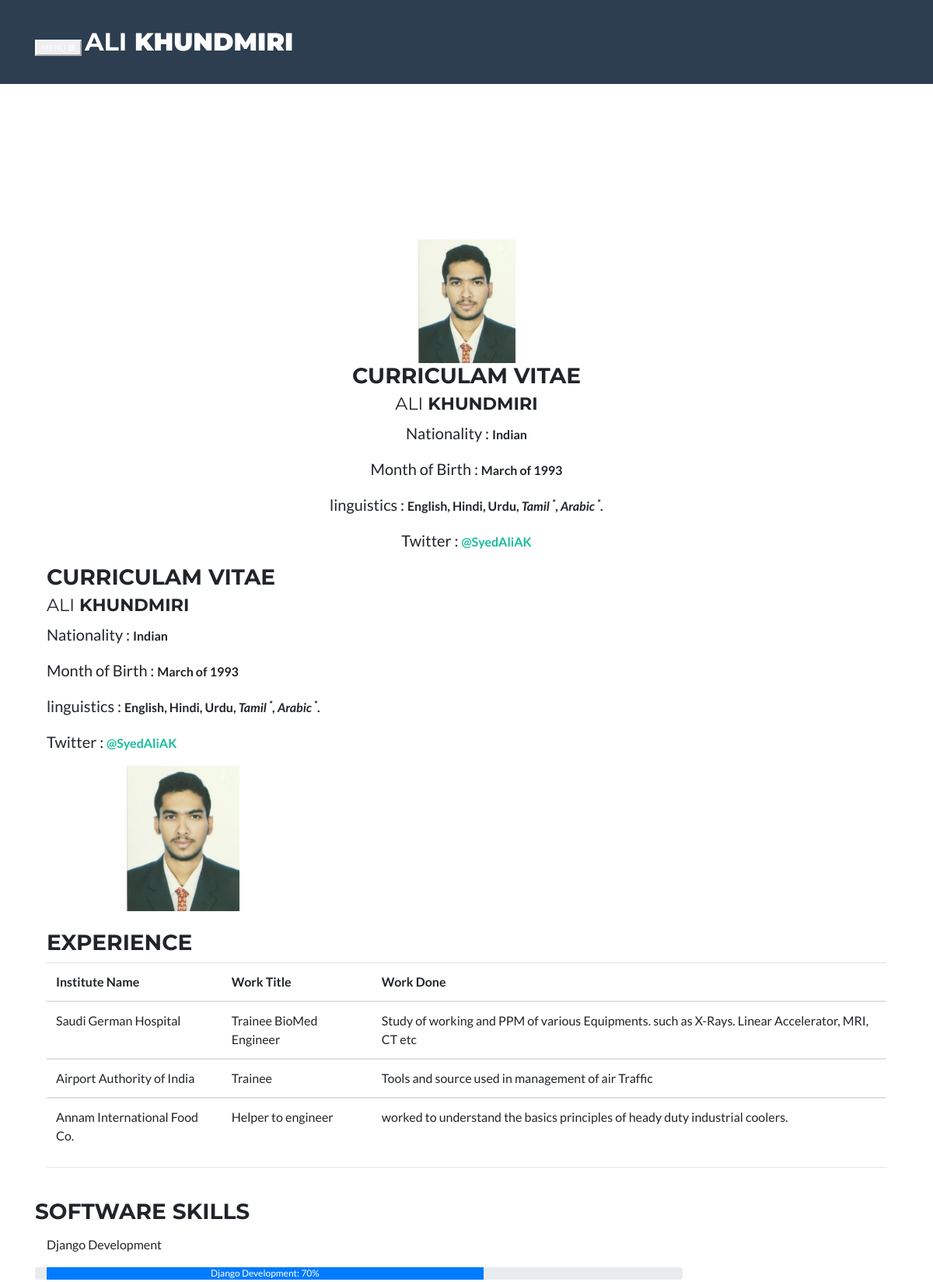
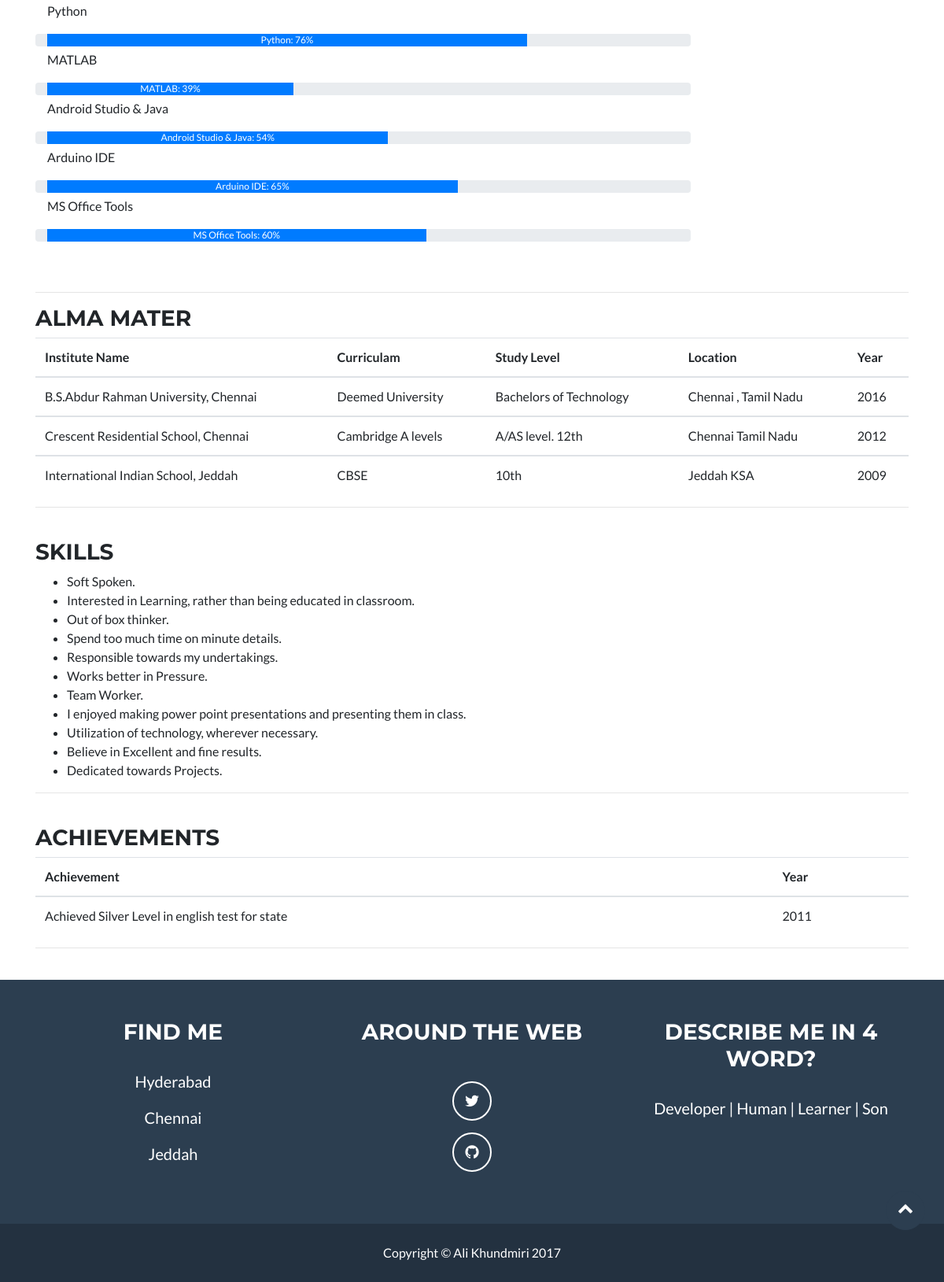
The app's page /cv/ with its own data (2 pictures, top to bottom).
### cv_db/models.py (models this page shows, shortened)
class document_data(models.Model):
    cat_0 = models.IntegerField(choices=TYPES)
    cat_1 = models.CharField(max_length=1000, blank=True, null=True, default="")
    cat_2 = models.CharField(max_length=1000, blank=True, null=True, default="")
    cat_3 = models.CharField(max_length=1000, blank=True, null=True, default="")
    cat_4 = models.CharField(max_length=1000, blank=True, null=True, default="")
    cat_5 = models.CharField(max_length=1000, blank=True, null=True, default="")
    cat_6 = models.CharField(max_length=1000, blank=True, null=True, default="")
    cat_7 = models.CharField(max_length=1000, blank=True, null=True, default="")
    cat_8 = models.CharField(max_length=1000, blank=True, null=True, default="")
    cat_9 = models.CharField(max_length=1000, blank=True, null=True, default="")
    time_of_record = models.DateField(auto_now=False, auto_now_add=False)
    updated = models.DateTimeField(auto_now=True, auto_now_add=False)
    timestamp = models.DateTimeField(auto_now=False, auto_now_add=True)
    objects = SortManager()
    class Meta:
        ordering = ["-time_of_record","-timestamp", "-updated"]

### cv_db/views.py (the view)
# urls.py: path('cv/', include('cv_db.urls', namespace="document")),
def cv(request):
    today = timezone.now().date()
    experiance_list = document_data.objects.iee()
    almamater_list = document_data.objects.alma()
    achievement_list = document_data.objects.achievements()
    aoi_list = document_data.objects.aoi()
    eduactiv_list = document_data.objects.eduActiv()
    skill_list = document_data.objects.skill()
    lectures_list = document_data.objects.lectures()
    books_list = document_data.objects.books()
    special_list = document_data.objects.special()
    competition_list = document_data.objects.competition()
    f13_list = document_data.objects.blank1()
    f14_list = document_data.objects.blank2()
    context = {
        "nbar" : "cv",
        "today": today,
        "experience": experiance_list,
        "almamater": almamater_list,
        "achievement": achievement_list,
        'aoi': aoi_list,
        "eduActiv": eduactiv_list,
        "skill": skill_list,
        "lecture": lectures_list,
        "books": books_list,
        "special": special_list,
        "competition": competition_list,
        "f13": f13_list,
        "f14": f14_list
    }
    return render(request, 'cv_db/cv.html', context)

### cv_db/models.py (called while the page is built)
    def iee(self, *args, **kwargs):
        return super(SortManager, self).filter(cat_0 = 1)

    def alma(self, *args, **kwargs):
        return super(SortManager, self).filter(cat_0 = 2)

    def achievements(self, *args, **kwargs):
        return super(SortManager, self).filter(cat_0 = 3)

    def aoi(self, *args, **kwargs):
        return super(SortManager, self).filter(cat_0 = 4)

    def eduActiv(self, *args, **kwargs):
        return super(SortManager, self).filter(cat_0 = 5)

    def skill(self, *args, **kwargs):
        return super(SortManager, self).filter(cat_0 = 8)

    def lectures(self, *args, **kwargs):
        return super(SortManager, self).filter(cat_0 = 9)

    def books(self, *args, **kwargs):
        return super(SortManager, self).filter(cat_0 = 10)

    def special(self, *args, **kwargs):
        return super(SortManager, self).filter(cat_0 = 11)

    def competition(self, *args, **kwargs):
        return super(SortManager, self).filter(cat_0 = 12)

    def blank1(self, *args, **kwargs):
        return super(SortManager, self).filter(cat_0 = 13)

    def blank2(self, *args, **kwargs):
        return super(SortManager, self).filter(cat_0 = 14)

### cv_db/templates/cv_db/cv.html (shortened to what this page needs)
{% extends "base.html" %}
{% load staticfiles %}
{% block createblog %}
    <div class="container visible-xs visible-sm">
        <div class="col-sm-12 " align="center">
            <img src="{% static 'images/DP_001.png' %}" class="img-responsive" alt="Ali Khundmiri, Display Picture" style="width:125px;height:159px;">
        </div>
        <div class="col-sm-12" align="center">
            <h3>Curriculam Vitae <br>
                <small>Ali <b>Khundmiri</b></small>
            </h3>
            <p>Nationality : <small><b>Indian</b></small></p>
            <p>Month of Birth : <small><b>March of 1993</b></small></p>
            <p>linguistics : <small><b>English, Hindi, Urdu, <i>Tamil <sup>*</sup>, Arabic <sup>*</sup>.</i></b></small></p>
            <p>Twitter : <small><b><a href="https://twitter.com/SyedAliAK">@SyedAliAK</a></b></small></p>
        </div>
    </div>
    <div class="container hidden-xs hidden-sm">
        <div class="col-md-9" align="left">
            <h3>Curriculam Vitae <br>
                <small>Ali <b>Khundmiri</b></small>
            </h3>
            <p>Nationality : <small><b>Indian</b></small></p>
            <p>Month of Birth : <small><b>March of 1993</b></small></p>
            <p>linguistics : <small><b>English, Hindi, Urdu, <i>Tamil <sup>*</sup>, Arabic <sup>*</sup>.</i></b></small></p>
            <p>Twitter : <small><b><a href="https://twitter.com/SyedAliAK">@SyedAliAK</a></b></small></p>
        </div>
        <div class="col-md-3" align="right">
            <img src="{% static 'images/DP_001.png' %}" class="img-responsive" alt="Ali Khundmiri, Display Picture" style="width:145px;height:187px;">
        </div>
    </div>
    <div class="row">
        <div class="container">
        <br>
        {% if experience %}
            <div class="container">
            <h3>Experience</h3>
              <table class="table">
                <thead>
                  <tr>
                    <th>Institute Name</th>
                    <th>Work Title</th>
                    <th>Work Done</th>
                  </tr>
                </thead>
                {% for exp in experience %}
                    <tbody>
                      <tr>
                        <td>{{ exp.cat_1 }}</td>
                        <td>{{ exp.cat_2 }}</td>
                        <td>{{ exp.cat_3 }}</td>
                      </tr>
                    </tbody>
                {% endfor %}
              </table>
                <hr>
                <br>
            </div>
        {% endif %}
        {% if special %}
            <h3>Software Skills</h3>
                {% for unit in special %}
                    <div class="col-md-3 col-sm-12"><p><small>{{ unit.cat_1 }}</small></p></div>
                    <div class="progress col-md-9 col-sm-12">
                        <div class="progress-bar" role="progressbar" aria-valuenow="{{ unit.cat_2 }}" aria-valuemin="0" aria-valuemax="100" style="width: {{ unit.cat_2 }}%">
                            {{ unit.cat_1 }}: {{ unit.cat_2 }}%
                        </div>
                    </div>
                {% endfor %}
            <br>
            <br>
            <hr>
        {% endif %}
        {% if almamater %}
            <h3>Alma mater</h3>
            <table class="table">
                <thead>
                    <tr>
                        <th>Institute Name</th>
                        <th>Curriculam</th>
                        <th>Study Level</th>
                        <th>Location</th>
                        <th>Year</th>
                    </tr>
                </thead>
                {% for unit in almamater %}
                    <tbody>
                        <tr>
                            <td>{{ unit.cat_1 }}</td>
                            <td>{{ unit.cat_2 }}</td>
                            <td>{{ unit.cat_3 }}</td>
                            <td>{{ unit.cat_4 }}</td>
                            <td>{{ unit.cat_5 }}</td>
                        </tr>
                    </tbody>
                {% endfor %}
            </table>
            <hr>
            <br>
        {% endif %}
        {% if skill %}
            <h3>Skills</h3>
                <ul>
                    {% for unit in skill %}
                        <li>{{ unit.cat_1 }}</li>
                    {% endfor %}
                </ul>
            <hr>
            <br>
        {% endif %}
        {% if achievement %}
            <h3>Achievements</h3>
            <table class="table">
                <thead>
                  <tr>
                    <th>Achievement</th>
                    <th>Year</th>
                  </tr>
                </thead>
                {% for unit in achievement %}
                    <tbody>
                      <tr>
                        <td>{{ unit.cat_1 }}</td>
                        <td>{{ unit.cat_2 }}</td>
                      </tr>
                    </tbody>
                {% endfor %}
            </table>
            <hr>
            <br>
        {% endif %}
        </div>
    </div>
{% endblock %}

### records on screen
document_data: cat_1 "Saudi German Hospital", cat_2 "Trainee BioMed Engineer", cat_3 "Study of working and PPM of various Equipments. such as X-Rays. Linear Accelerator, MRI, CT etc"
document_data: cat_1 "Airport Authority of India", cat_2 "Trainee", cat_3 "Tools and source used in management of air Traffic"
document_data: cat_1 "Annam International Food Co.", cat_2 "Helper to engineer", cat_3 "worked to understand the basics principles of heady duty industrial coolers."
document_data: cat_1 "Django Development", cat_2 "70"
document_data: cat_1 "Python", cat_2 "76"
document_data: cat_1 "MATLAB", cat_2 "39"
document_data: cat_1 "Android Studio & Java", cat_2 "54"
document_data: cat_1 "Arduino IDE", cat_2 "65"
document_data: cat_1 "MS Office Tools", cat_2 "60"
document_data: cat_1 "B.S.Abdur Rahman University, Chennai", cat_2 "Deemed University", cat_3 "Bachelors of Technology", cat_4 "Chennai , Tamil Nadu", cat_5 "2016"
document_data: cat_1 "Crescent Residential School, Chennai", cat_2 "Cambridge A levels", cat_3 "A/AS level. 12th", cat_4 "Chennai Tamil Nadu", cat_5 "2012"
document_data: cat_1 "International Indian School, Jeddah", cat_2 "CBSE", cat_3 "10th", cat_4 "Jeddah KSA", cat_5 "2009"
document_data: cat_1 "Soft Spoken."
document_data: cat_1 "Interested in Learning, rather than being educated in classroom."
document_data: cat_1 "Out of box thinker."
document_data: cat_1 "Spend too much time on minute details."
document_data: cat_1 "Responsible towards my undertakings."
document_data: cat_1 "Works better in Pressure."
document_data: cat_1 "Team Worker."
document_data: cat_1 "I enjoyed making power point presentations and presenting them in class."
document_data: cat_1 "Utilization of technology, wherever necessary."
document_data: cat_1 "Believe in Excellent and fine results."
document_data: cat_1 "Dedicated towards Projects."
document_data: cat_1 "Achieved Silver Level in english test for state", cat_2 "2011"
